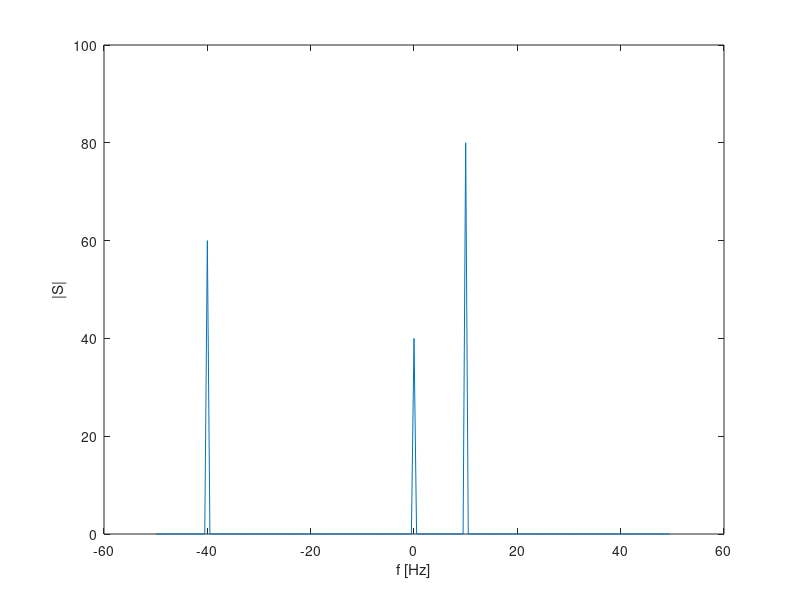

Source code (MATLAB):
fs = 100;

T = 1 / fs;
l = 200;
t = (0:l - 1) * T;
s = 0.2;
s = s + 0.4 * exp(1j * 2 * pi * 10 * t);
s = s + 0.3 * exp(-1j * 2 * pi * 40 * t);
S = fftshift(fft(s));

figure;
plot(fs / l * (-l / 2:l / 2 - 1), abs(S));
ylabel('|S|');
xlabel('f [Hz]');
